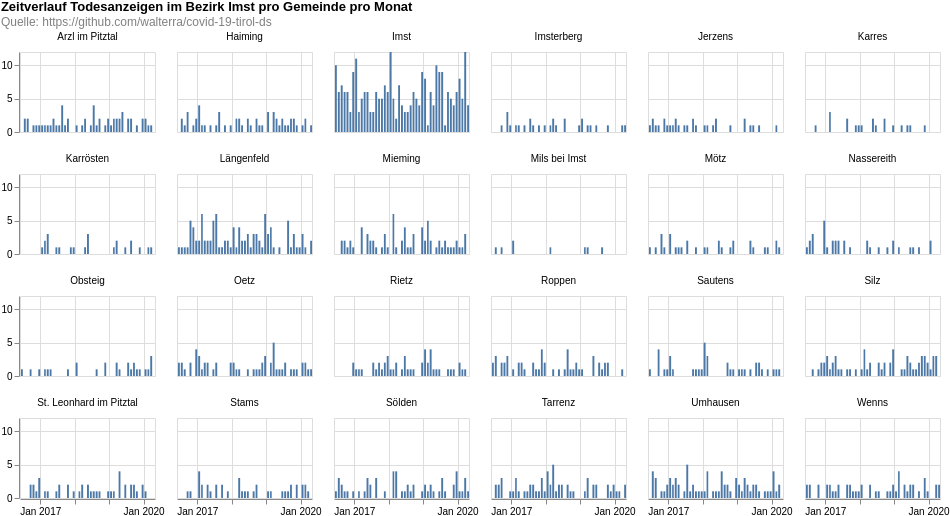

Write the Vega-Lite specification saved for this chart.
### Vega-Lite specification from a JSON file in a GitHub repository (floating-point values rounded to 4 significant figures; data arrays with more than 128 entries replaced by an {"elided": "..."} marker saying what was removed)
{"$schema": "https://vega.github.io/schema/vega-lite/v4.8.1.json", "columns": 6, "config": {"view": {"continuousHeight": 300, "continuousWidth": 400}}, "data": {"name": "data-70a1e53f1eae04cbf1ad21837c094066"}, "datasets": {"data-70a1e53f1eae04cbf1ad21837c094066": {"elided": "1304 records"}}, "facet": {"field": "municipaly", "title": null, "type": "nominal"}, "padding": 0, "spec": {"layer": [{"encoding": {"tooltip": [{"field": "date", "timeUnit": "yearmonth", "type": "temporal"}, {"aggregate": "sum", "field": "count", "type": "quantitative"}], "x": {"field": "date", "timeUnit": "yearmonth", "title": null, "type": "temporal"}, "y": {"aggregate": "sum", "field": "count", "title": null, "type": "quantitative"}}, "height": 80, "mark": "bar", "width": 135}]}, "title": {"color": "black", "subtitle": ["Quelle: https://github.com/walterra/covid-19-tirol-ds"], "subtitleColor": "gray", "text": ["Zeitverlauf Todesanzeigen im Bezirk Imst pro Gemeinde pro Monat"]}}
